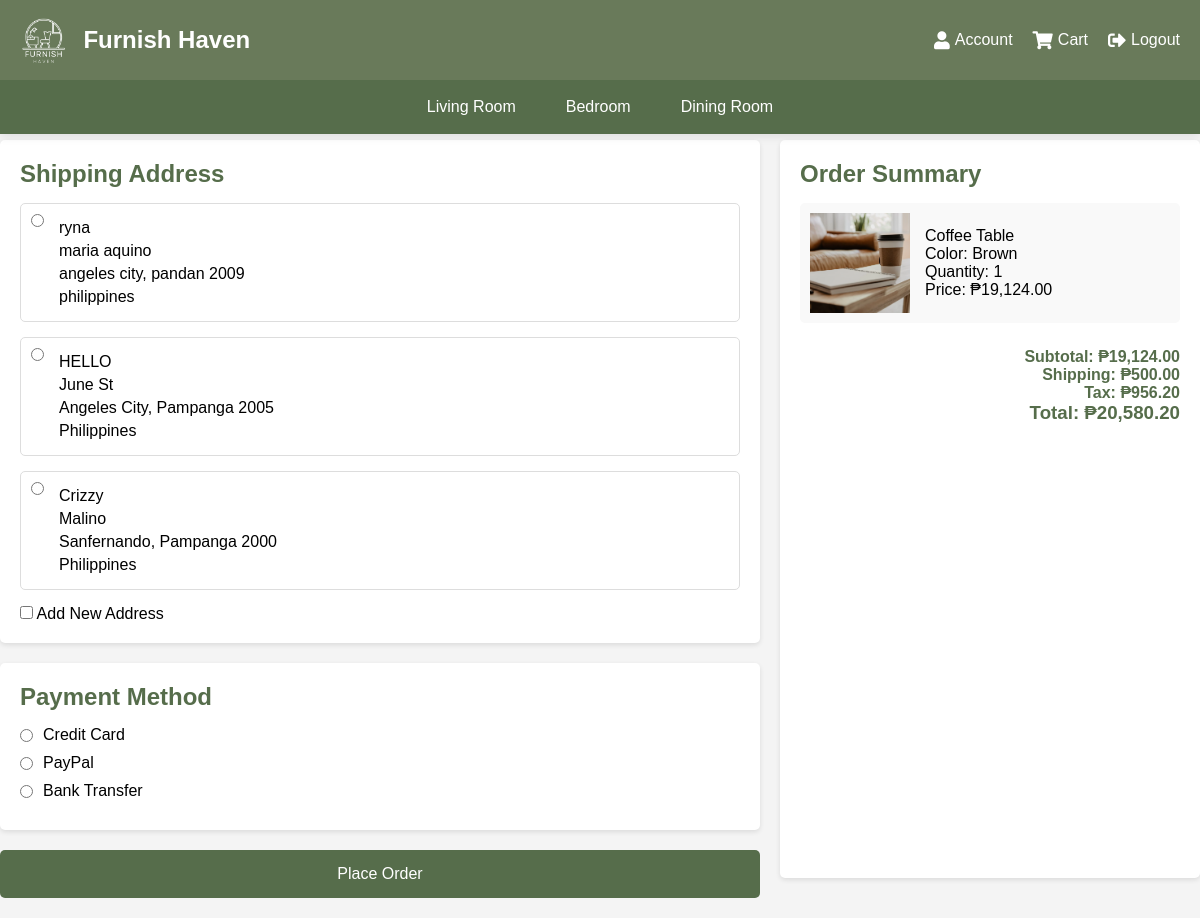
Screenshot of /checkout.php (signed in) with the database file from the repository.
### tables this page shows
CREATE TABLE `addresses` (
  `id` int(11) NOT NULL,
  `user_id` int(11) NOT NULL,
  `full_name` varchar(100) NOT NULL,
  `street_address` varchar(255) NOT NULL,
  `city` varchar(100) NOT NULL,
  `state` varchar(100) NOT NULL,
  `postal_code` varchar(20) NOT NULL,
  `country` varchar(100) NOT NULL,
  `phone_number` varchar(20) DEFAULT NULL,
  `is_default` tinyint(1) DEFAULT 0,
  `created_at` timestamp NOT NULL DEFAULT current_timestamp()
);

CREATE TABLE `cart` (
  `id` int(11) NOT NULL,
  `user_id` int(11) NOT NULL,
  `product_id` int(11) NOT NULL,
  `product_colorway_id` int(11) DEFAULT NULL,
  `quantity` int(11) NOT NULL DEFAULT 1,
  `added_at` timestamp NOT NULL DEFAULT current_timestamp()
);

CREATE TABLE `product_colorways` (
  `id` int(11) NOT NULL,
  `product_id` int(11) NOT NULL,
  `color_name` varchar(100) NOT NULL,
  `image_path` varchar(255) DEFAULT NULL,
  `is_default` tinyint(1) DEFAULT 0
);

CREATE TABLE `products` (
  `id` int(11) NOT NULL,
  `main_image` varchar(255) NOT NULL,
  `name` varchar(100) NOT NULL,
  `price` decimal(10,2) NOT NULL,
  `description` text NOT NULL,
  `stock` int(11) DEFAULT 0,
  `category` enum('Living Room','Bedroom','Dining Room') NOT NULL
);

### checkout.php (the view, shortened to what this page needs)
<?php
require_once 'config.php';
$user_id = $_SESSION['user_id'];
$address_stmt = $pdo->prepare("
    SELECT * FROM addresses
    WHERE user_id = ?
");
$address_stmt->execute([$user_id]);
$user_addresses = $address_stmt->fetchAll(PDO::FETCH_ASSOC);
$cart_stmt = $pdo->prepare("
    SELECT
        c.id as cart_id,
        p.id as product_id,
        p.name,
        p.price,
        pc.color_name,
        pc.image_path,
        c.quantity,
        (p.price * c.quantity) as total_price
    FROM cart c
    JOIN products p ON c.product_id = p.id
    LEFT JOIN product_colorways pc ON c.product_colorway_id = pc.id
    WHERE c.user_id = ?
");
$cart_stmt->execute([$user_id]);
$cart_items = $cart_stmt->fetchAll(PDO::FETCH_ASSOC);
$total_cart_value = array_sum(array_column($cart_items, 'total_price'));
$shipping = 500;
$tax = $total_cart_value * 0.05;
$total = $total_cart_value + $shipping + $tax;
?>
<!DOCTYPE html>
<html lang="en">
<head>
    <link rel="stylesheet" href="https://cdnjs.cloudflare.com/ajax/libs/font-awesome/5.15.3/css/all.min.css">
</head>
<body>
    <header class="header">
        <div class="header-container">
            <div class="logo-container">
                <img src="img/logo.png" alt="Furnish Haven Logo" class="logo">
                <a href="home.php" class="logo-text">Furnish Haven</a>
            </div>
            <div class="account-right">
                <a href="account.php"><i class="fas fa-user"></i> Account</a>
                <a href="cart.php"><i class="fas fa-shopping-cart"></i> Cart</a>
                <a href="login.php"><i class="fas fa-sign-out-alt"></i> Logout</a>
            </div>
        </div>
        <div class="nav">
            <div class="nav-container">
                <a href="living_room.php">Living Room</a>
                <a href="bedroom.php">Bedroom</a>
                <a href="dining_room.php">Dining Room</a>
            </div>
        </div>
    </header>
    <div class="checkout-container">
        <div class="checkout-sections" style="flex: 2;">
        <form id="checkout-form" action="process_order.php" method="POST">
                <div class="checkout-section">
                    <h2>Shipping Address</h2>
                    <?php if (!empty($user_addresses)): ?>
                        <div class="existing-addresses">
                            <?php foreach ($user_addresses as $address): ?>
                                <label class="address-option">
                                    <input type="radio"
                                           name="shipping_address_id"
                                           value="<?php echo $address['id']; ?>"
                                           required>
                                    <div class="address-details">
                                        <p><?php echo htmlspecialchars($address['full_name']); ?></p>
                                        <p><?php echo htmlspecialchars($address['street_address']); ?></p>
                                        <p><?php echo htmlspecialchars($address['city'] . ', ' . $address['state'] . ' ' . $address['postal_code']); ?></p>
                                        <p><?php echo htmlspecialchars($address['country']); ?></p>
                                    </div>
                                </label>
                            <?php endforeach; ?>
                        </div>
                    <?php endif; ?>
                    <div class="new-address-toggle">
                        <label>
                            <input type="checkbox" id="new-address-checkbox">
                            Add New Address
                        </label>
                    </div>
                </div>
                <div class="checkout-section">
                    <h2>Payment Method</h2>
                    <div class="payment-methods">
                        <label>
                            <input type="radio" name="payment_method" value="credit_card">
                            Credit Card
                        </label>
                        <label>
                            <input type="radio" name="payment_method" value="paypal">
                            PayPal
                        </label>
                        <label>
                            <input type="radio" name="payment_method" value="bank_transfer">
                            Bank Transfer
                        </label>
                    </div>
                </div>
                <button type="submit" class="place-order-btn" disabled>Place Order</button>
            </form>
        </div>
        <div class="checkout-section" style="flex: 1;">
            <h2>Order Summary</h2>
            <div class="order-items">
                <?php foreach ($cart_items as $item): ?>
                    <div class="order-item">
                        <img src="uploads/products/<?php echo htmlspecialchars($item['image_path'] ?? 'placeholder.jpg'); ?>"
                             alt="<?php echo htmlspecialchars($item['name']); ?>">
                        <div class="item-details">
                            <p><?php echo htmlspecialchars($item['name']); ?></p>
                            <p>Color: <?php echo htmlspecialchars($item['color_name']); ?></p>
                            <p>Quantity: <?php echo $item['quantity']; ?></p>
                            <p>Price: ₱<?php echo number_format($item['total_price'], 2); ?></p>
                        </div>
                    </div>
                <?php endforeach; ?>
            </div>
            <div class="order-total">
                <p>Subtotal: ₱<?php echo number_format($total_cart_value, 2); ?></p>
                <p>Shipping: ₱<?php echo number_format($shipping, 2); ?></p>
                <p>Tax: ₱<?php echo number_format($tax, 2); ?></p>
                <h3>Total: ₱<?php echo number_format($total, 2); ?></h3>
            </div>
        </div>
    </div>
</body>
</html>

### checkout.php (style rules this page uses)
:root { --primary-color: #566d4b; --secondary-color: #697a5a; --light-accent: #8ca371; --white: #ffffff; --background: #f4f4f4; }
* { margin: 0; padding: 0; box-sizing: border-box; }
body { font-family: Arial, sans-serif; background-color: var(--background); padding-top: 120px; }
.header { position: fixed; top: 0; left: 0; width: 100%; background: var(--secondary-color); color: var(--white); z-index: 1000; box-shadow: 0 2px 10px rgba(0,0,0,0.1); }
.header-container { display: flex; justify-content: space-between; align-items: center; padding: 15px 20px; max-width: 1200px; margin: 0 auto; }
.logo-container { display: flex; align-items: center; gap: 15px; }
.logo { height: 50px; width: auto; }
.logo-text { font-size: 1.5rem; font-weight: bold; color: var(--white); text-decoration: none; }
.account-right { display: flex; align-items: center; gap: 20px; }
.account-right a { color: var(--white); text-decoration: none; font-size: 16px; display: flex; align-items: center; gap: 5px; transition: color 0.3s; }
.account-right i { font-size: 18px; }
.nav { background: var(--primary-color); padding: 10px 0; width: 100%; }
.nav-container { max-width: 1200px; margin: 0 auto; display: flex; justify-content: center; gap: 20px; }
.nav a { color: var(--white); text-decoration: none; padding: 8px 15px; font-size: 16px; transition: background-color 0.3s; border-radius: 4px; }
.checkout-container { max-width: 1200px; margin: 20px auto; display: flex; gap: 20px; }
.checkout-section { background-color: white; padding: 20px; border-radius: 5px; box-shadow: 0 2px 5px rgba(0,0,0,0.1); margin-bottom: 20px; }
.checkout-section h2 { margin-bottom: 15px; color: var(--primary-color); }
.address-option { display: flex; align-items: flex-start; margin-bottom: 15px; padding: 10px; border: 1px solid #ddd; border-radius: 5px; cursor: pointer; }
.address-option input[type="radio"] { margin-right: 15px; }
.address-details p { margin: 5px 0; }
.payment-methods label { display: flex; align-items: center; margin-bottom: 10px; cursor: pointer; }
.payment-methods input[type="radio"] { margin-right: 10px; }
.order-items { margin-bottom: 15px; }
.order-item { display: flex; align-items: center; margin-bottom: 10px; padding: 10px; background-color: #f9f9f9; border-radius: 5px; }
.order-item img { width: 100px; height: 100px; object-fit: cover; margin-right: 15px; }
.order-total { text-align: right; padding: 10px 0; font-weight: bold; color: var(--primary-color); }
.place-order-btn { display: block; width: 100%; background-color: var(--primary-color); color: white; border: none; padding: 15px; border-radius: 5px; font-size: 16px; cursor: pointer; transition: background-color 0.3s; }

### rows the page displays
addresses: full_name "ryna", street_address "maria aquino", city+state+postal_code "angeles city, pandan 2009", country "philippines"
addresses: full_name "HELLO", street_address "June St", city+state+postal_code "Angeles City, Pampanga 2005", country "Philippines"
addresses: full_name "Crizzy", street_address "Malino", city+state+postal_code "Sanfernando, Pampanga 2000", country "Philippines"
cart: product_colorway.image_path (picture), product.name "Coffee Table", product_colorway.color_name "Brown", quantity "1", total_price "19,124.00"

### other values shown
$total_cart_value "19,124.00"
$shipping "500.00"
$tax "956.20"
$total "20,580.20"
